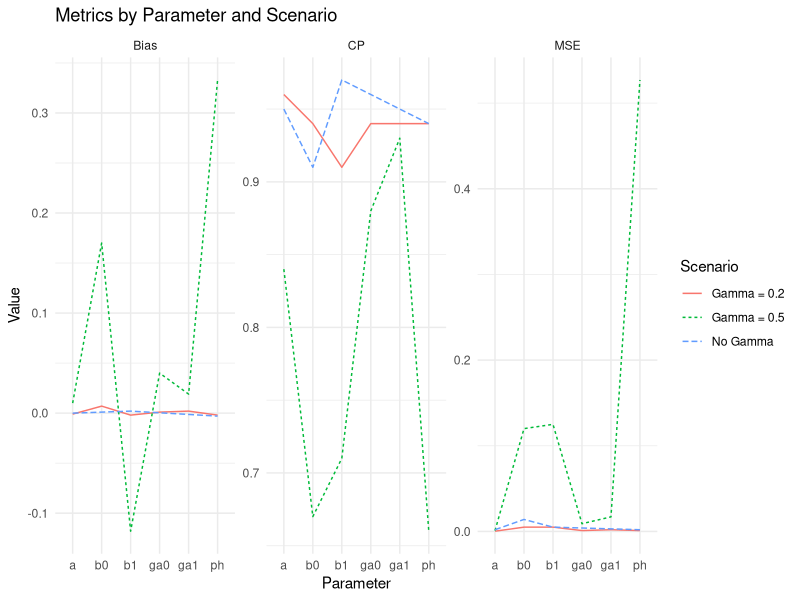
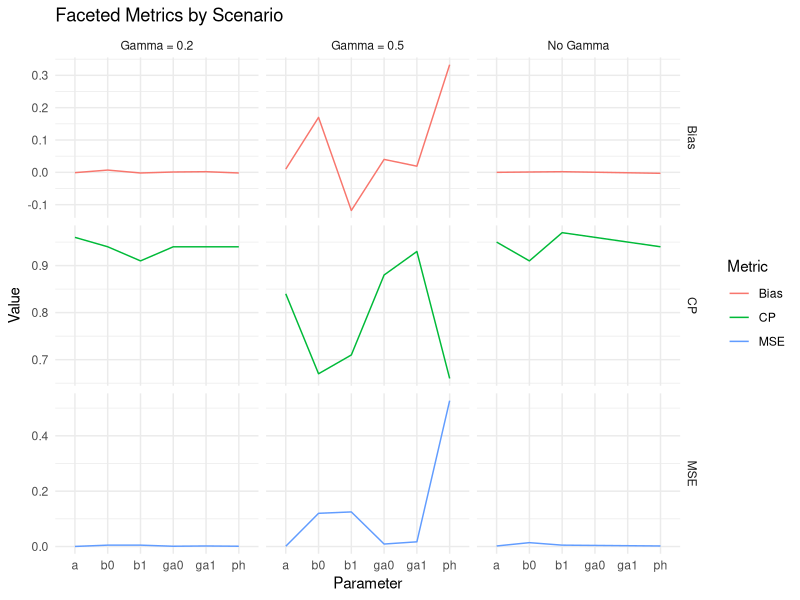

Write the R code that produced these figures, in order.
# Create a data frame for the three scenarios
result <- data.frame(
  Scenario = c(rep("No Gamma", 4), rep("Gamma = 0.2", 6), rep("Gamma = 0.5", 6)),
  Parameter = c("b0", "b1", "a", "ph", 
                "b0", "b1", "a", "ph", "ga0", "ga1", 
                "b0", "b1", "a", "ph", "ga0", "ga1"),
  Bias = c(0.001, 0.002, -0.00003, -0.003, 
           0.007, -0.002, -0.001, -0.002, 0.001, 0.002,
           0.17, -0.118, 0.01, 0.333, 0.04, 0.019),
  MSE = c(0.014, 0.005, 0.002, 0.002, 
          0.005, 0.005, 0.0003, 0.001, 0.001, 0.002,
          0.12, 0.125, 0.001, 0.527, 0.009, 0.017),
  CP = c(0.91, 0.97, 0.95, 0.94,
         0.94, 0.91, 0.96, 0.94, 0.94, 0.94,
         0.67, 0.71, 0.84, 0.66, 0.88, 0.93)
)

# Reshape the data for plotting
library(tidyr)
result_df <- result %>% 
  pivot_longer(cols = c(Bias, MSE, CP), names_to = "Metric", values_to = "Value")


library(ggplot2)
result_df %>%
  ggplot(aes(x = Parameter, y = Value, group = Scenario, color = Scenario)) +
  geom_line(aes(linetype = Scenario)) +
  facet_wrap(~Metric, scales = "free_y") +
  labs(title = "Metrics by Parameter and Scenario", y = "Value", x = "Parameter") +
  theme_minimal()


result_df %>%
  ggplot(aes(x = Parameter, y = Value, group = Metric, color = Metric)) +
  geom_line() +
  facet_grid(Metric ~ Scenario, scales = "free_y") +
  labs(title = "Faceted Metrics by Scenario", y = "Value", x = "Parameter") +
  theme_minimal()